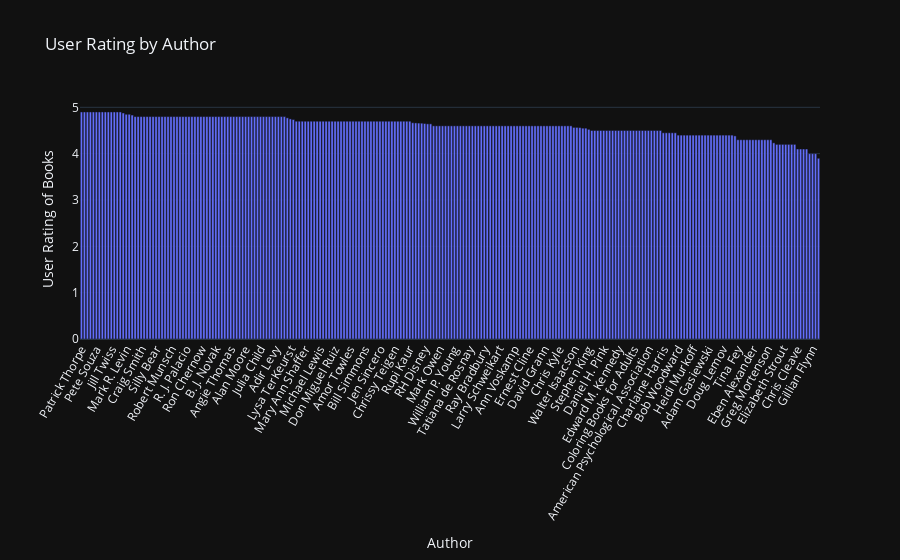

The notebook cell saved with this chart:
### Code cell
er_df = df.groupby('Author')[['User Rating']].mean().reset_index()
#.reset_index() - преобразует полученную серию в DataFrame с двумя столбцами.
er_df.columns = ['Author', 'User Rating']
er_df = er_df.sort_values('User Rating', ascending=False)

# по авторам
fig = go.Figure()
fig.add_trace(go.Bar(x=er_df['Author'], y= er_df['User Rating'], name='User Rating of Books'))
fig.update_layout(title='User Rating by Author', xaxis_title='Author', yaxis_title='User Rating of Books', xaxis_tickangle=-60)
fig.show()

### Figure 1 — Plotly figure (JSON) as saved in the notebook; plotly's stock layout.template omitted (floating-point values rounded to 4 significant figures; data arrays with more than 128 entries replaced by an {"elided": "..."} marker saying what was removed)
{"data": [{"name": "User Rating of Books", "x": {"elided": "248 str values"}, "y": {"elided": "248 float values"}, "type": "bar"}], "layout": {"xaxis": {"title": {"text": "Author"}, "tickangle": -60}, "title": {"text": "User Rating by Author"}, "yaxis": {"title": {"text": "User Rating of Books"}}}}
